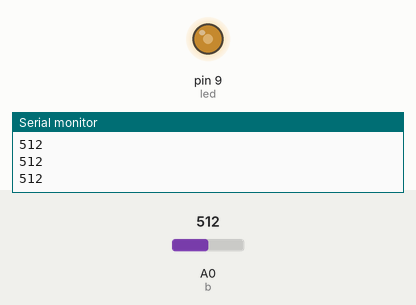
Recording of a sketch running on a simulated Arduino Uno, built with avr-gcc and run on an emulated ATmega328P. Parts: output pins drawn as LEDs (lit = HIGH), the last lines printed to the serial monitor. Inputs (shaded band) come from the test bench; at power-on: A0 (b) = 512.

Above: at 1.2 s.
1.3 s: A0 (b) set to 716
At 2.0 s:
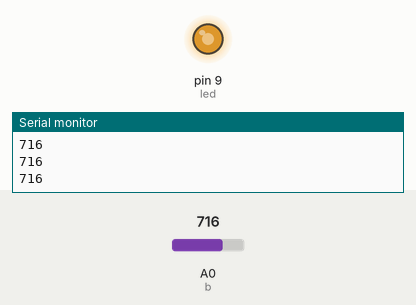
2.8 s: A0 (b) set to 900
At 3.3 s:
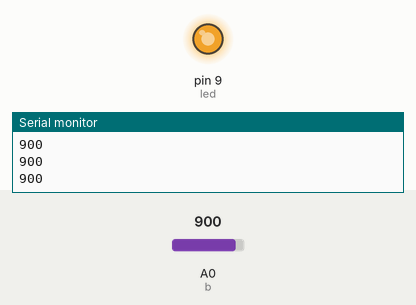
4.3 s: A0 (b) set to 122
At 4.6 s:
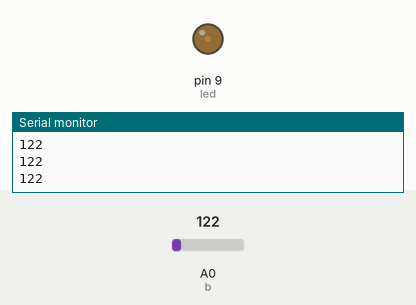
5.8 s: A0 (b) set to 0
At 7.0 s:
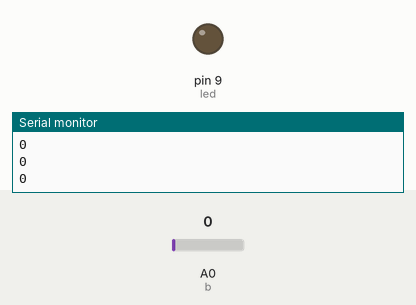
7.3 s: A0 (b) set to 511
At 8.4 s:
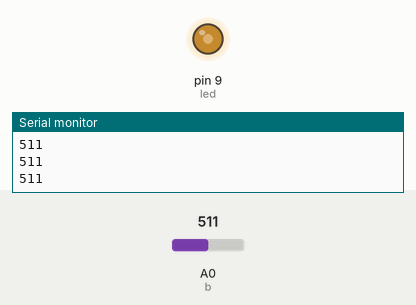
Timing chart, 0 to 9.8 s (numbered marks = the images above; inputs shaded):
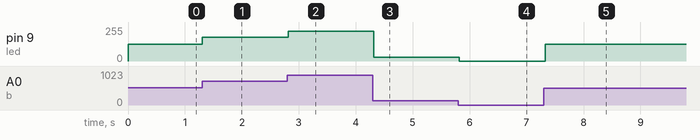

Measured:
- after the input at 1.3 s, pin 9 (led): 127/255 → 178/255 at once
- after the input at 2.8 s, pin 9 (led): 178/255 → 224/255 at once
- after the input at 4.3 s, pin 9 (led): 224/255 → 30/255 at once
- after the input at 5.8 s, pin 9 (led): 30/255 → 0/255 at once
- after the input at 7.3 s, pin 9 (led): 0/255 → 127/255 at once

The sketch:

sketch_jun22b.ino
```cpp
int b=A0;
int val=0;
int led=9;
int bt;
void setup() {
pinMode(b,INPUT_PULLUP);
pinMode(led,OUTPUT);
Serial.begin(9600);

}

void loop() {
  val = analogRead(b);
  Serial.println(val);
 bt = map(val,0,1023,0,255);
    analogWrite(led,bt);

  delay(100);

}
```
